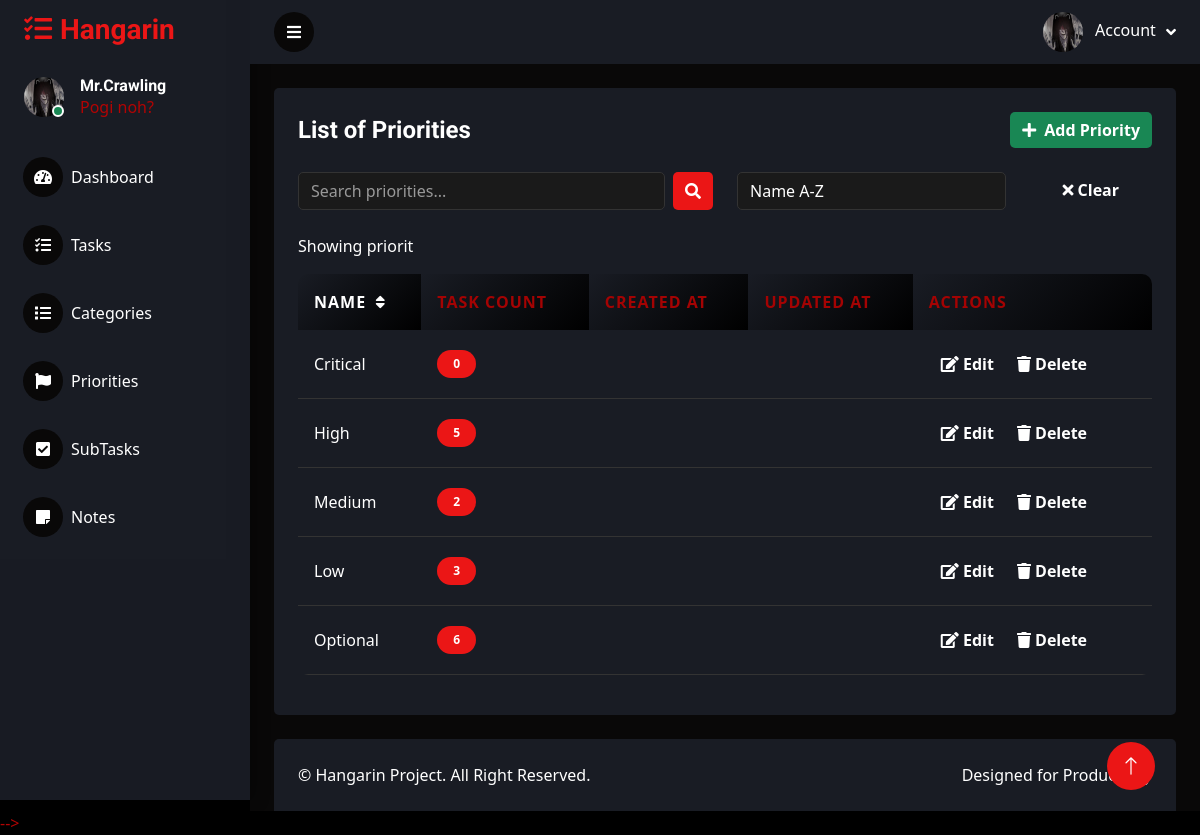
Screenshot of /priorities/ with the database file from the repository.
### tasks/models.py (models this page shows, shortened)
class Priority(models.Model):
    name = models.CharField(max_length=100)
    order = models.IntegerField(default=0)
    class Meta:
        verbose_name = "Priority"
        verbose_name_plural = "Priorities"
        ordering = ['order']

### tasks/views.py (the view, shortened to what this page needs)
# urls.py: path('priorities/', PriorityListView.as_view(), name='priority-list'),
class PriorityListView( ListView):
    model = Priority
    template_name = 'priority_list.html'
    context_object_name = 'priorities'
    paginate_by = 10
    ordering = ["priority__priority_name","name"]
    def get_ordering(self):
        sort_by = self.request.GET.get('sort_by', 'custom')
        if sort_by == 'custom':
            priority_order = {'Critical': 1, 'High': 2, 'Medium': 3, 'Low': 4, 'Optional': 5}
            return ['name']  # We'll handle custom ordering in get_queryset
        elif sort_by in ['name', '-name']:
            return sort_by
        else:
            return 'name'
    def get_queryset(self):
        qs = super().get_queryset()
        query = self.request.GET.get('q')
        if query:
            qs = qs.filter(name__icontains=query)
        sort_by = self.request.GET.get('sort_by', 'custom')
        if sort_by == 'custom':
            priority_order = {'Critical': 1, 'High': 2, 'Medium': 3, 'Low': 4, 'Optional': 5}
            priorities_list = list(qs)
            priorities_list.sort(key=lambda x: priority_order.get(x.name, 6))
            return priorities_list
        return qs
    def get_context_data(self, **kwargs):
        context = super().get_context_data(**kwargs)
        context['current_sort'] = self.request.GET.get('sort_by', 'custom')
        context['current_search'] = self.request.GET.get('q', '')
        context['sort_options'] = {
            'name': 'Name A-Z',
            '-name': 'Name Z-A',
        }
        priorities_with_counts = []
        for priority in self.get_queryset():
            task_count = Task.objects.filter(priority=priority).count()
            priorities_with_counts.append({
                'priority': priority,
                'task_count': task_count
            })
        context['priorities_with_counts'] = priorities_with_counts
        return context

### templates/priority_list.html (shortened to what this page needs)
{% extends 'base.html' %}
{% load static %}
{% block content %}
<div class="container-fluid pt-4 px-4">
    <div class="row g-4">
        <div class="col-12">
            <div class="bg-secondary rounded h-100 p-4">
                <div class="d-flex align-items-center justify-content-between mb-4">
                    <h4 class="mb-0">List of Priorities</h4>
                    <a href="{% url 'priority-add' %}" class="btn btn-success"><i class="fa fa-plus me-2"></i>Add Priority</a>
                </div>
                <div class="row mb-4">
                    <div class="col-md-6">
                        <form method="get" class="d-flex">
                            <input class="form-control bg-dark border-0 me-2"
                                   type="search"
                                   name="q"
                                   placeholder="Search priorities..."
                                   aria-label="Search"
                                   value="{{ current_search }}">
                            <button class="btn btn-primary" type="submit">
                                <i class="fas fa-search"></i>
                            </button>
                        </form>
                    </div>
                    <div class="col-md-4">
                        <form method="get" id="sortForm">
                            <select class="form-select bg-dark border-0" name="sort_by" onchange="this.form.submit()">
                                {% for value, label in sort_options.items %}
                                <option value="{{ value }}"
                                        {% if current_sort == value %}selected{% endif %}>
                                    {{ label }}
                                </option>
                                {% endfor %}
                            </select>
                        </form>
                    </div>
                    <div class="col-md-2">
                        {% if current_search or current_sort != 'name' %}
                        <a href="{% url 'priority-list' %}" class="btn btn-outline-light w-100">
                            <i class="fas fa-times me-1"></i>Clear
                        </a>
                        {% endif %}
                    </div>
                </div>
                <div class="row mb-3">
                    <div class="col-12">
                        <div class="d-flex justify-content-between align-items-center">
                            <span class="text-muted">
                                Showing {{ priorities.paginator.count }} priorit{{ priorities.paginator.count|pluralize:"y,ies" }}
                            </span>
                        </div>
                    </div>
                </div>
                <div class="table-responsive">
                    <table class="table table-hover">
                        <thead>
                            <tr>
                                <th scope="col">
                                    <a href="?{% if current_search %}q={{ current_search }}&{% endif %}sort_by={% if current_sort == 'name' %}-name{% else %}name{% endif %}"
                                       class="text-decoration-none text-white">
                                        Name
                                        {% if current_sort == 'name' %}<i class="fas fa-sort-up ms-1"></i>
                                        {% elif current_sort == '-name' %}<i class="fas fa-sort-down ms-1"></i>
                                        {% else %}<i class="fas fa-sort ms-1"></i>{% endif %}
                                    </a>
                                </th>
                                <th scope="col">Task Count</th>
                                <th scope="col">Created At</th>
                                <th scope="col">Updated At</th>
                                <th scope="col">Actions</th>
                            </tr>
                        </thead>
                        <tbody>
                            {% for item in priorities_with_counts %}
                            {% with priority=item.priority %}
                            <tr>
                                <td>{{ priority.name }}</td>
                                <td>
                                    <span class="badge bg-primary">{{ item.task_count }}</span>
                                </td>
                                <td>{{ priority.created_at|date:"M d, Y" }}</td>
                                <td>{{ priority.updated_at|date:"M d, Y" }}</td>
                                <td>
                                    <div class="btn-group">
                                        <a href="{% url 'priority-update' priority.id %}" class="btn btn-edit btn-edit-icon btn-edit-sm">
                                            <i class="fas fa-edit"></i> Edit
                                        </a>
                                        <a href="{% url 'priority-delete' priority.id %}" class="btn btn-delete btn-delete-icon btn-delete-sm">
                                            <i class="fas fa-trash"></i> Delete
                                        </a>
                                    </div>
                                </td>
                            </tr>
                            {% endwith %}
                            {% empty %}
                            <tr>
                                <td colspan="5" class="text-center">No priorities found.</td>
                            </tr>
                            {% endfor %}
                        </tbody>
                    </table>
                </div>
            </div>
        </div>
    </div>
</div>
{% endblock %}

### static/css/style.css (style rules this page uses)
:root { --primary: #a40303; --secondary: #191C24; --light: #0ed5fdc6; --dark: #090808; --success: #1ae0e0; --info: #3b82f6; --warning: #f59e0b; --danger: #ef4444; }
.btn { transition: .5s; border: none; font-weight: 600; }
.content * { color: #ffffff !important; }
.content h1, .content h2, .content h3, .content h4, .content h5, .content h6, .content p, .content span, .content div, .content li, .content td, .content th, .content label, .content small { color: #ffffff !important; }
.table { color: #ffffff !important; border-radius: 10px; overflow: hidden; }
.table thead th { background: linear-gradient(135deg, var(--secondary), #000); border: none; color: var(--primary) !important; font-weight: 600; padding: 1rem; text-transform: uppercase; letter-spacing: 1px; }
.table tbody tr { transition: all 0.3s ease; color: #ffffff !important; }
.table tbody td { padding: 1rem; border-color: #333; vertical-align: middle; color: #ffffff !important; }
.badge { padding: 0.5rem 1rem; border-radius: 20px; font-weight: 600; transition: all 0.3s ease; color: #ffffff !important; }
body { background-size: cover; color: #b20404 !important; font-family: 'Segoe UI', Tahoma, Geneva, Verdana, sans-serif; }
.text-muted { color: #cccccc !important; }
.form-control, .form-select { color: #ffffff !important; background: #1a1a1a !important; border: 1px solid #333 !important; }
.form-control::placeholder { color: #999999 !important; }

### rows the page displays
Priority: priority.name "Critical", task_count "0"
Priority: priority.name "High", task_count "5"
Priority: priority.name "Medium", task_count "2"
Priority: priority.name "Low", task_count "3"
Priority: priority.name "Optional", task_count "6"

### other values shown
form field sort_by "Name A-Z"
